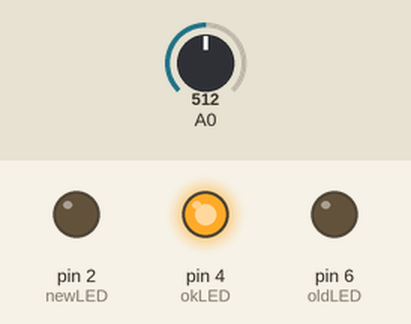
This sketch was run on a simulated Arduino Uno, built with avr-gcc and run on an emulated ATmega328P. Shown: output pins drawn as LEDs (lit = HIGH). The test bench sets the inputs (shaded band); at power-on: A0 = 512.

Above: at 2.8 s.
2.9 s: A0 set to 303
8.9 s: A0 set to 284
At 10.6 s:
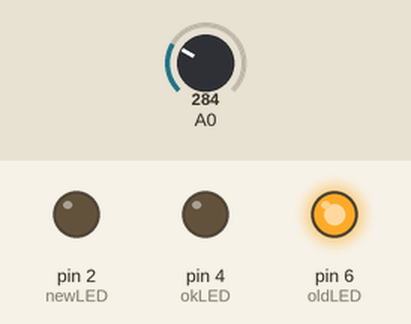
14.9 s: A0 set to 306
At 16.3 s:
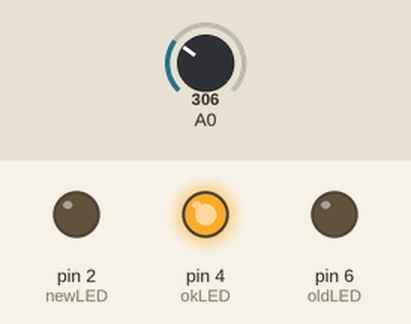
20.9 s: A0 set to 122
At 23.3 s:
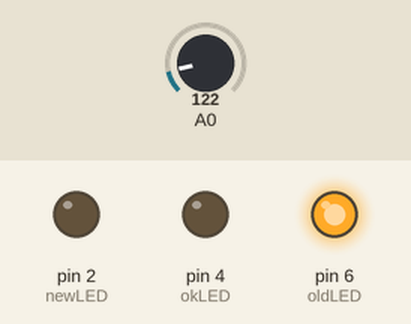
Timing chart, 0 to 24.8 s (numbered marks = the images above; inputs shaded):
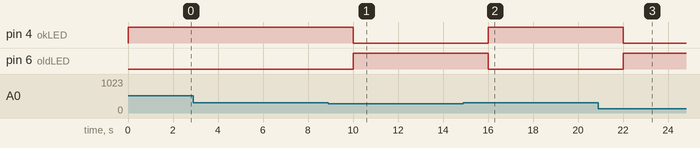

The sketch:

projectsix.ino
```cpp
// creating  cell battery tester
#define newLED 2
#define okLED 4
#define oldLED 6

int analogValue = 0;
float voltage = 0;
int ledDelay = 2000;

void setup() {
  // put your setup code here, to run once:
  pinMode(newLED, OUTPUT);
  pinMode(okLED, OUTPUT);
  pinMode(oldLED, OUTPUT);
}

void loop() {
  // put your main code here, to run repeatedly:
  analogValue = analogRead(0);
  voltage = 0.0048*analogValue;
  if( voltage >= 1.6)
  {
    digitalWrite(okLED, HIGH);
    delay(ledDelay);
    digitalWrite(okLED, LOW);
  }
  else if(voltage < 1.6 && voltage > 1.4)
  {
    digitalWrite(okLED, HIGH);
    delay(ledDelay);
    digitalWrite(okLED, LOW);
  }
  else if ( voltage <= 1.4)
  {
    digitalWrite(oldLED, HIGH);
    delay(ledDelay);
    digitalWrite(oldLED, LOW);
  }
}
```

Measured:
- the behaviour switches between 292 and 291 on A0 (found by bisection; images 0 and 1)
- after the input at 8.9 s, pin 4 (okLED): HIGH → LOW after 1.1 s; pin 6 (oldLED): LOW → HIGH after 1.1 s
- after the input at 14.9 s, pin 4 (okLED): LOW → HIGH after 1.1 s; pin 6 (oldLED): HIGH → LOW after 1.1 s
- after the input at 20.9 s, pin 4 (okLED): HIGH → LOW after 1.1 s; pin 6 (oldLED): LOW → HIGH after 1.1 s
